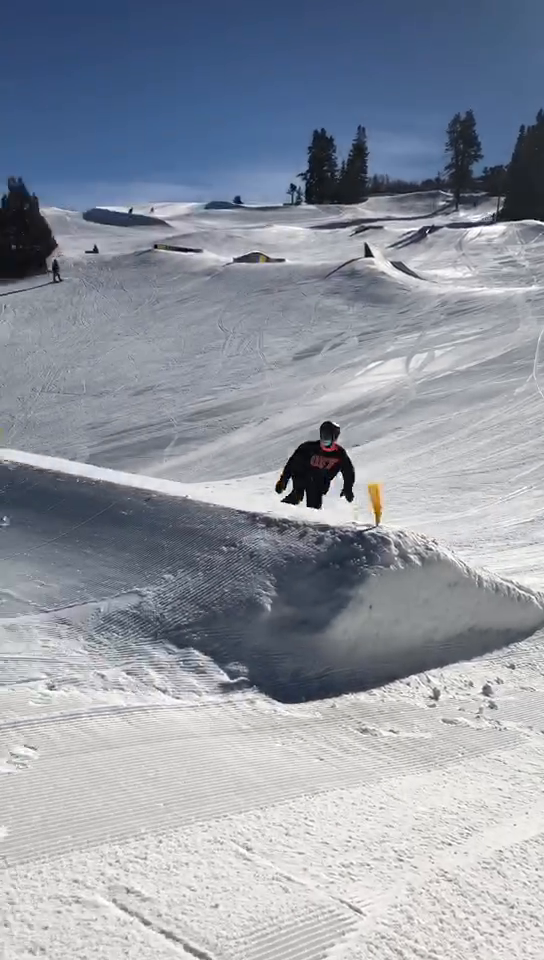
#> input picture frame 40 of Assignment/01_intro_to_opencv/snowboard_jump.mp4, 544 x 960 px, given in place of 1.mp4, which was not available
$ jupyter execute Tracking.ipynb   (text cells are left out)
#> lines starting #> are read from the running program, lines starting #| are printed output that depends on the picture; pictures that were not available may be replaced by others from this repository, and a replacement may not be noted
[cell 1]
# We need to import a few packages.
import cv2
import numpy as np
import matplotlib.pyplot as plt
import matplotlib.patches as patches

[cell 2]
### read 1.mp4 using opencv
cap = cv2.VideoCapture('1.mp4')

frame_width = int(cap.get(3))
frame_height = int(cap.get(4))
size = (frame_width, frame_height)
result = cv2.VideoWriter('tracking1.avi',
                         cv2.VideoWriter_fourcc(*'MJPG'),
                         30, size)


# params for ShiTomasi corner detection
feature_params = dict( maxCorners = 100,
                       qualityLevel = 0.3,
                       minDistance = 7,
                       blockSize = 7 )
# maxCorners	Maximum number of corners to return. If there are more corners than are found, the strongest of them is returned.
# qualityLevel	Parameter characterizing the minimal accepted quality of image corners. The parameter value is multiplied by the best corner quality measure.
#               The corners with the quality measure less than the product are rejected.
#               For example, if the best corner has the quality measure = 1500, and the qualityLevel=0.01 ,
#               then all the corners with the quality measure less than 15 are rejected.
# minDistance	Minimum possible Euclidean distance between the returned corners.
# blockSize	    Size of an average block for computing a derivative covariation matrix over each pixel neighborhood.


# Parameters for lucas kanade optical flow
lk_params = dict( winSize  = (15, 15),
                  maxLevel = 2,
                  criteria = (cv2.TERM_CRITERIA_EPS | cv2.TERM_CRITERIA_COUNT, 10, 0.03))
# winSize	    Size of the search window at each pyramid level.
# maxLevel	    0-based maximal pyramid level number; if set to 0, pyramids are not used (single level), if set to 1, two levels are used
# criteria	    The iteration process of calculating optical flow in OpenCV will stop either after the specified number of iterations


# Create some random colors
color = np.random.randint(0, 255, (100, 3))

### read a frame from video using opencv
ret, old_frame = cap.read()
#> old_frame is the input picture: shape (960, 544, 3); mean B, G, R 162.6, 151.2, 144.9

old_gray = cv2.cvtColor(old_frame, cv2.COLOR_BGR2GRAY)
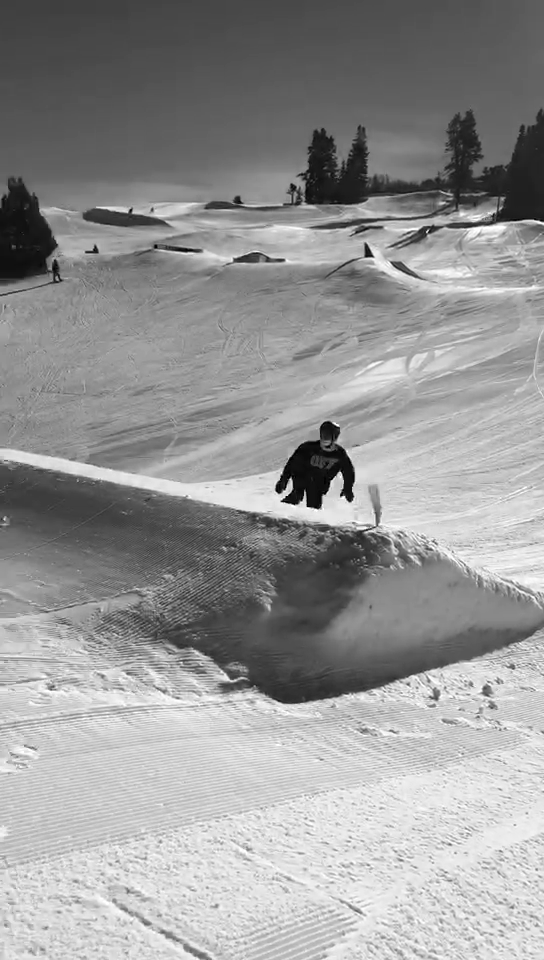
#> old_gray: shape (960, 544); min 0, max 255, mean 150.5
p0 = cv2.goodFeaturesToTrack(old_gray, mask = None, **feature_params)
#> p0 = 28 rows, first 8: [343, 495], [308, 504], [350, 501], [318, 506], [278, 491], [283, 499], [339, 473], [370, 254]
# Create a mask image for drawing purposes
mask = np.zeros_like(old_frame)
while(1):
    ret, frame = cap.read()
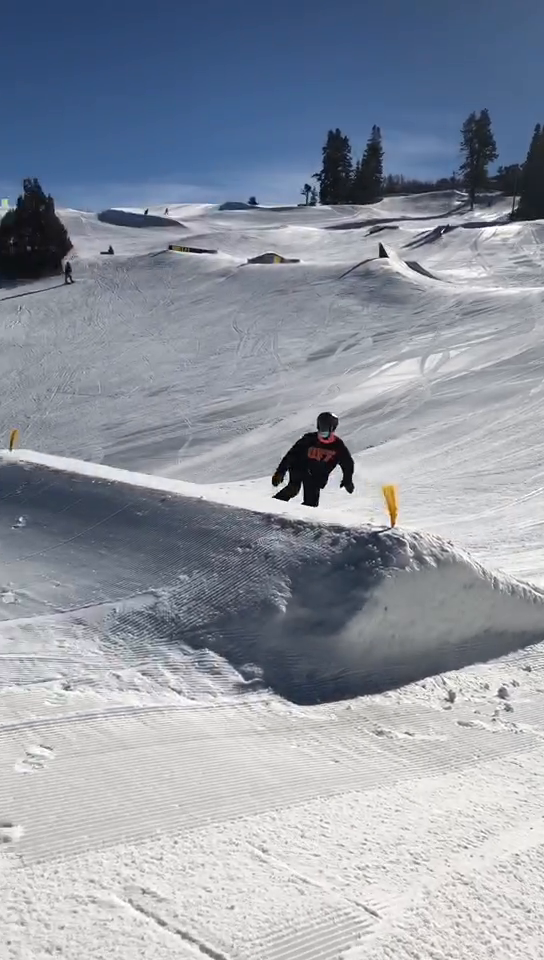
#> input picture frame 41 of Assignment/01_intro_to_opencv/snowboard_jump.mp4, 544 x 960 px, given in place of 1.mp4, which was not available
#> frame is the input picture: shape (960, 544, 3); mean B, G, R 163.3, 151.5, 144.9
    if not ret:
        print('No frames grabbed!')
        break
    frame_gray = cv2.cvtColor(frame, cv2.COLOR_BGR2GRAY)
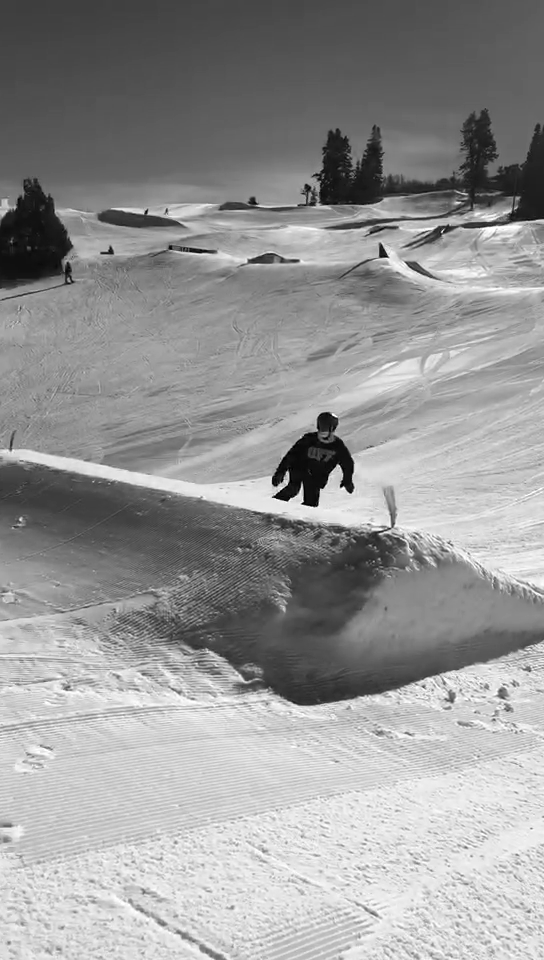
#> frame_gray: shape (960, 544); min 0, max 255, mean 150.7
    # calculate optical flow
    p1, st, err = cv2.calcOpticalFlowPyrLK(prevImg=old_gray, nextImg=frame_gray, prevPts=p0, nextPts=None, **lk_params)
#> p1 = 28 rows, first 8: [342.8, 485.9], [304.2, 501.8], [350.3, 492.2], [314.8, 504], [274.3, 483.8], [274.8, 494.8], [337.6, 465.7], [384.6, 254.3]; st = 28 values from 1 to 1; err = 28 values, max 22.49 at index 1, min 3.75 at index 21, mean 9.31
    # Select good points
    if p1 is not None:
        good_new = p1[st==1]
#> good_new = 28 pairs, first value 66.76 to 528.1, second value 201.8 to 699.3
        good_old = p0[st==1]
#> good_old = 28 pairs, first value 55 to 512, second value 201 to 697
    # draw the tracks
    for i, (new, old) in enumerate(zip(good_new, good_old)):
        a, b = new.ravel()
        c, d = old.ravel()
        mask = cv2.line(mask, (int(a), int(b)), (int(c), int(d)), color[i].tolist(), 2)
        frame = cv2.circle(frame, (int(a), int(b)), 5, color[i].tolist(), -1)
#> this loop made 28 passes
#> (a, b, c, d) on passes 1 to 12: (342.8, 485.9, 343, 495), (304.2, 501.8, 308, 504), (350.3, 492.2, 350, 501), (314.8, 504, 318, 506), (274.3, 483.8, 278, 491), (274.8, 494.8, 283, 499), (337.6, 465.7, 339, 473), (384.6, 254.3, 370, 254), (109.3, 251, 94, 250), (149.6, 212.3, 134, 211), (377.6, 255.4, 363, 255), (391.4, 526.3, 376, 525)
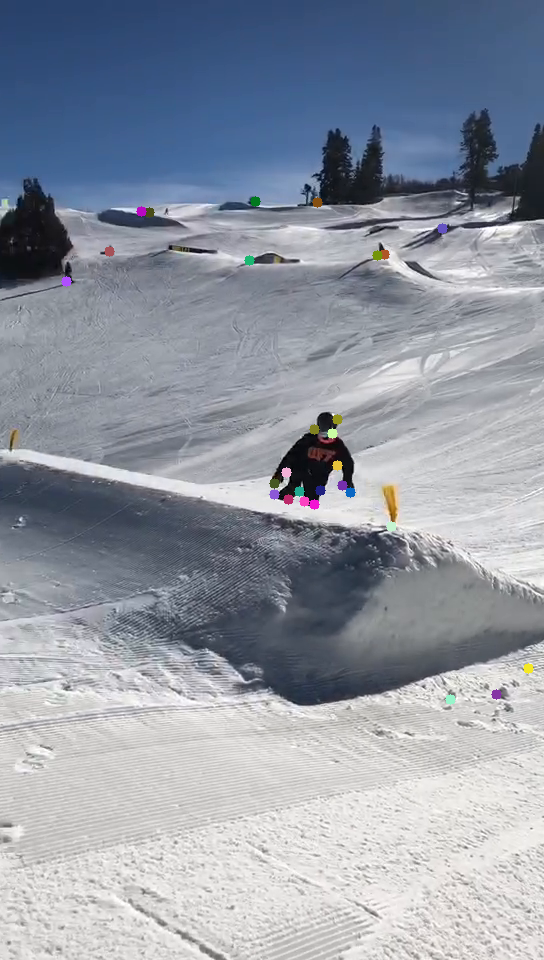
#> frame: shape (960, 544, 3); mean B, G, R 163.4, 151.5, 145
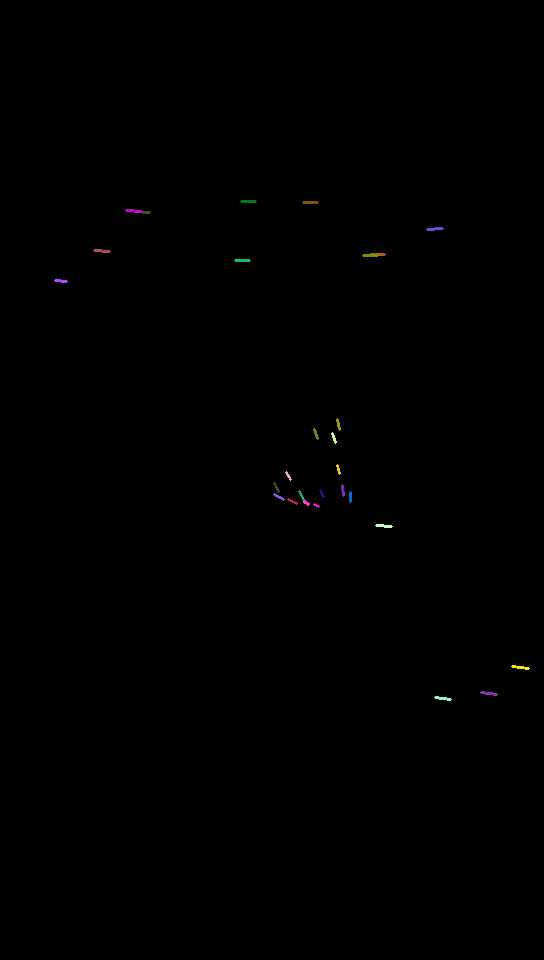
#> mask: shape (960, 544, 3); mean of channels 0, 1, 2 0.2, 0.2, 0.3; drawn as B, G, R
    img = cv2.add(frame, mask)

    result.write(img)

    # Now update the previous frame and previous points
    old_gray = frame_gray.copy()
    p0 = good_new.reshape(-1, 1, 2)
#> p0 has the same summary as p1

result.release()

$ run again, starting later in the video
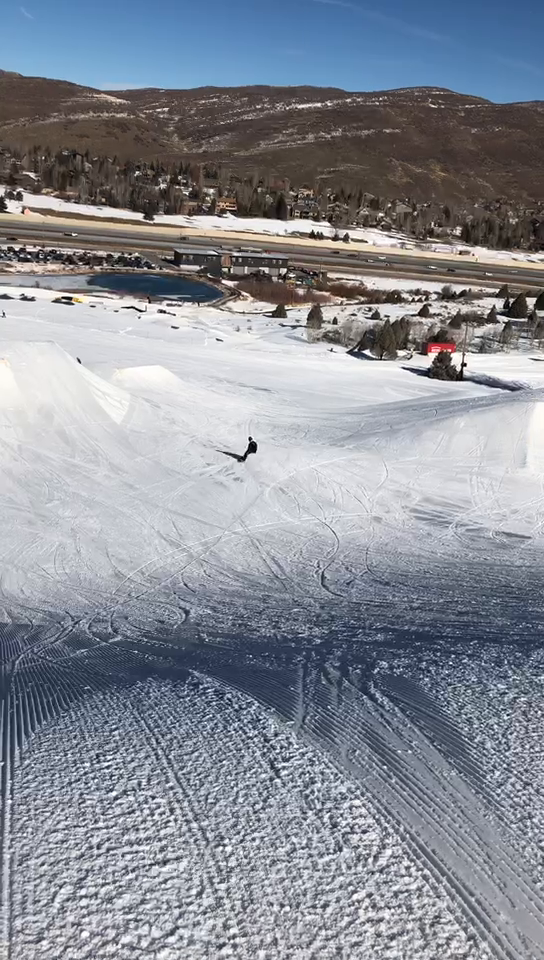
#> input picture frame 182 of Assignment/01_intro_to_opencv/snowboard_jump.mp4, 544 x 960 px, given in place of 1.mp4, which was not available
#> old_frame is the input picture: shape (960, 544, 3); mean B, G, R 150.5, 141.1, 136.5
#> `p0 = cv2.goodFeaturesToTrack(old_gray, mask = None, **feature_params)`: p0 = 100 rows, first 8: [463, 364], [251, 439], [412, 298], [227, 269], [423, 298], [387, 318], [502, 324], [311, 232]
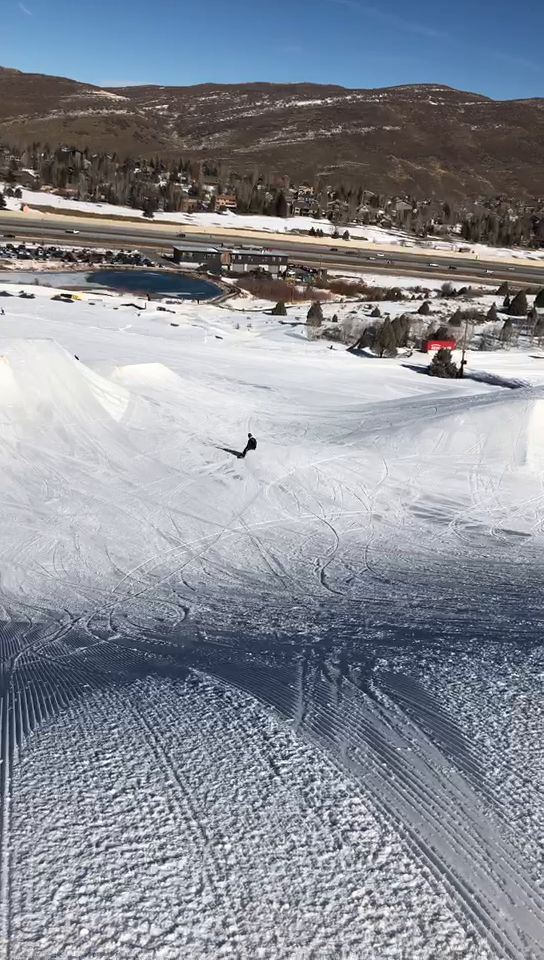
#> input picture frame 183 of Assignment/01_intro_to_opencv/snowboard_jump.mp4, 544 x 960 px, given in place of 1.mp4, which was not available
#> frame is the input picture: shape (960, 544, 3); mean B, G, R 150.2, 141.1, 136.5
#> p1 = 100 rows, first 8: [463, 361.5], [250.5, 435.5], [412, 295.4], [226.5, 266.4], [422.7, 295.5], [387, 315.5], [502, 321.5], [310.9, 229.3]; st = 100 values from 1 to 1; err = 100 values, max 11.23 at index 87, min 0.0279 at index 99, mean 6.5
#> good_new = 100 pairs, first value 4.05 to 537.5, second value 182.3 to 938.6
#> good_old = 100 pairs, first value 5 to 538, second value 185 to 941
#> the loop `for i, (new, old) in enumerate(zip(good_new, good_old)):` made 100 passes
#> (a, b, c, d) on passes 1 to 8: (463, 361.5, 463, 364), (250.5, 435.5, 251, 439), (412, 295.4, 412, 298), (226.5, 266.4, 227, 269), (422.7, 295.5, 423, 298), (387, 315.5, 387, 318), (502, 321.5, 502, 324), (310.9, 229.3, 311, 232)
#> after the loop `for i, (new, old) in enumerate(zip(good_new, good_old)):`:
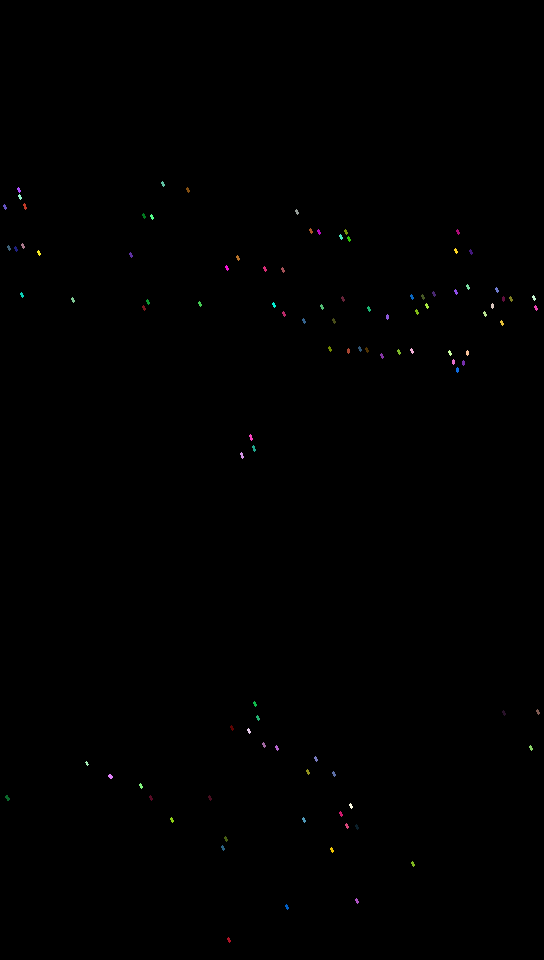
#> mask: shape (960, 544, 3); mean of channels 0, 1, 2 0.3, 0.3, 0.3; drawn as B, G, R
#> `p0 = good_new.reshape(-1, 1, 2)`: p0 has the same summary as p1
